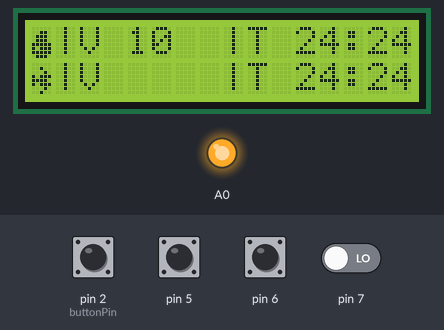
Recording of a sketch running on a simulated Arduino Uno, built with avr-gcc and run on an emulated ATmega328P. Shown: 16×2 character LCD, output pins drawn as LEDs (lit = HIGH). The inputs (shaded band) are chosen by the test bench; at power-on: pin 2 (buttonPin), pin 6 HIGH, pin 5, pin 7 LOW. What the sketch prints to the serial monitor is not drawn.

Above: at 1.4 s.
1.5 s: pin 2 (buttonPin) pulled LOW for 0.15 s
At 2.7 s:
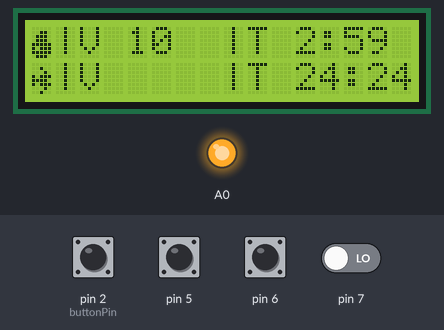
3.1 s: pin 5 pulsed HIGH 5 times (0.12 s each, 0.3 s apart)
At 3.67 s:
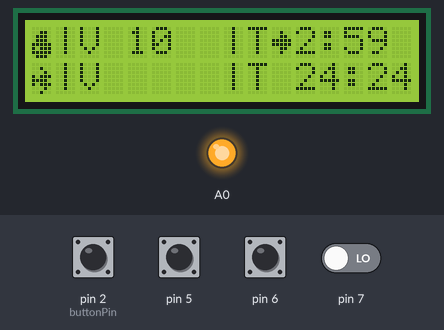
At 5.3 s:
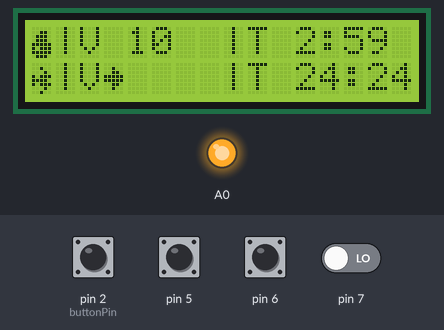
Timing chart, 0 to 6.8 s (numbered marks = the images above; inputs shaded):
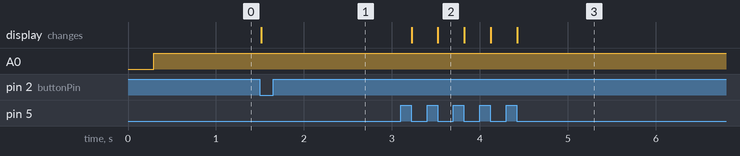

The sketch:

main.ino
```cpp
#include "UI.h"
#include "Encoder.h"
#include "Button.h"


int VelosityW, VelosityD = 20;

int *params[] = { &VelosityW, &VelosityD };

struct Time TimeW = { 00, 00, 59, false };
struct Time TimeD = { 00, 00, 59, false };
int buttonPin = 2;

void setup() {
  Serial.begin(9600);

  pinMode(5, INPUT);
  pinMode(6, INPUT_PULLUP);
  pinMode(7, INPUT);
  pinMode(buttonPin, INPUT_PULLUP);
  pinMode(A0, OUTPUT);

  Encoder_Init(5, 7, 6);

  UI_Init();
  UI_Create();

  TimeW.Hour = 2;
  TimeW.Minute = 59;
  TimeW.Second = 59;
  //TimeW.Enable = false;
  //TimeD.Enable = true;
}


int i = 0;
int step = 0;
int menu = 0;
bool started = 0;
unsigned long lastTimeMonitor = 0;

void loop() {
  digitalWrite(A0, 1);
  // put your main code here, to run repeatedly:

  //Serial.println();
  /* TimeCountdown(&TimeD);
  Serial.print("T: ");
  Serial.print(TimeD.Hour);
  Serial.print(":");
  Serial.print(TimeD.Minute);
  Serial.print(":");
  Serial.print(TimeD.Second);
  Serial.println();*/

  step = Encoder_Check();

  if (!Encoder_Button_Check()) {
    ++menu;

    if (menu > 1)
      menu = 0;
  }

  if (menu == 0) {
    if (step != 0) {
      i += step;
      if (i > 3)
        i = 0;
      if (i < 0)
        i = 3;

      if (i == 0)
        UI_Draw_Vector(3, 0);
      if (i == 1)
        UI_Draw_Vector(3, 1);
      if (i == 2)
        UI_Draw_Vector(10, 0);
      if (i == 3)
        UI_Draw_Vector(10, 1);
      Serial.println(i);
    }
  }

  if (menu == 1) {
    if (step != 0) {
      if (i < 2) {
        *params[i] += step * 10;
        if (*params[i] < 0)
          *params[i] = 1000;
        if (*params[i] > 1000)
          *params[i] = 0;
        UI_Change_Velosity(*params[i], i);
      }
      if (i == 2) {
        if (step > 0) {
          TimeIncrement(&TimeW);
          UI_Change_Time(&TimeW, 0);
        }
        if (step < 0) {
          TimeDecrement(&TimeW);
          UI_Change_Time(&TimeW, 0);
        }
      }

      if (i == 3) {
        if (step > 0) {
          TimeIncrement(&TimeD);
          UI_Change_Time(&TimeD, 1);
        }
        if (step < 0) {
          TimeDecrement(&TimeD);
          UI_Change_Time(&TimeD, 1);
        }
      }
    }
  }

  if (!Button_Check(buttonPin)) {
    started = 1;
    TimeW.Enable = true;
  }

  if (started) {
    TimeCountdown(&TimeW);
    if (millis() - lastTimeMonitor > 1000) {
      Serial.print("T: ");
      Serial.print(TimeW.Hour);
      Serial.print(":");
      Serial.print(TimeW.Minute);
      Serial.print(":");
      Serial.print(TimeW.Second);
      Serial.println();
      lastTimeMonitor = millis();
      UI_Change_Time(&TimeW, 0);
    }
  }
}
```

Button.h
```cpp
unsigned Button_Time_Check = 0;

int Button_Check(int Pin) {
  if(millis() - Button_Time_Check > 150)
  {
    Button_Time_Check = millis();
    return digitalRead(Pin);
  }
  else{
    return -1;
  }
}
```

Encoder.h
```cpp
int A, B, C, Step;

unsigned long Enc_Time_Check = 0;

void Encoder_Init(int pinA, int pinB, int pinC) {

  A = pinA;
  B = pinB;
  C = pinC;
}

bool Checked = 0;
int Encoder_Check() {
  if (digitalRead(A) == 1 && digitalRead(C) == 1) {
    Checked = 0;
  }
  if (!Checked) {
    if (digitalRead(A) < digitalRead(C)) {
      Checked = 1;
      return 1;
    }
    if (digitalRead(A) > digitalRead(C)) {
      Checked = 1;
      return -1;
    }
  }
  return 0;
}

int Encoder_Button_Check() {
  if(millis() - Enc_Time_Check > 150)
  {
    Enc_Time_Check = millis();
    return digitalRead(B);
  }
  else{
    return -1;
  }
}
```

Timer.h
```cpp
struct Time {
  int Hour;
  int Minute;
  int Second;
  bool Enable;
};


unsigned long timer_millis = 0;

void TimeCountdown(struct Time *t) {

  if ((*t).Enable) {
    if (millis() - timer_millis >= 1000) {
      timer_millis = millis();
      (*t).Second--;


      if ((*t).Second < 0) {
        (*t).Second = 59;
        (*t).Minute--;
      }

      if ((*t).Minute < 0) {
        (*t).Hour--;
      }

      if ((*t).Hour <= 0 && (*t).Minute <= 0) {
        (*t).Enable = false;
      }
    }
  }
}

void TimeIncrement(struct Time *t) {

  (*t).Minute++;

  if ((*t).Minute >= 60) {
    (*t).Hour++;
    (*t).Minute = 0;
  }
}

void TimeDecrement(struct Time *t) {
  (*t).Minute--;
  if ((*t).Minute < 0) {
    (*t).Minute = 59;
    (*t).Hour--;
  }
  if ((*t).Hour <= 0) {
    (*t).Hour = 0;
  }
}
```

UI.h
```cpp
#include <Wire.h>
#include <LiquidCrystal_I2C.h>
#include "Timer.h"
LiquidCrystal_I2C lcd(0x27, 16, 2);  // Устанавливаем дисплей

byte tear[8] = {
  B00000,
  B00110,
  B01110,
  B01110,
  B11111,
  B10111,
  B11111,
  B01110
};

byte wind[8] = {
  B00000,
  B00100,
  B00010,
  B10111,
  B11110,
  B10111,
  B00010,
  B00100
};

byte vector[8] = {
  B00000,
  B00100,
  B00110,
  B11111,
  B11111,
  B00110,
  B00100,
  B00000
};

void UI_Create() {
  lcd.backlight();          // Включаем подсветку диспле
  lcd.createChar(0, tear);  // Устанавливаем количество строк и столбцов.
  lcd.createChar(1, wind);
  lcd.createChar(2, vector);
  lcd.begin(16, 2);
  lcd.setCursor(0, 0);
  lcd.write((uint8_t)0);
  lcd.print("|");
  lcd.print("V ");

  lcd.setCursor(8, 0);
  lcd.print("|");
  lcd.print("T ");
  lcd.print("24:24");

  lcd.setCursor(0, 1);
  lcd.write((uint8_t)1);
  lcd.print("|");
  lcd.print("V ");

  lcd.setCursor(8, 1);
  lcd.print("|");
  lcd.print("T ");
  lcd.print("24:24");

}

int x = 3;
int y = 0;
void UI_Draw_Vector(int newX, int newY){
  lcd.setCursor(x, y);
  lcd.print(' ');
  x = newX;
  y = newY;
  lcd.setCursor(x,y);
  lcd.write(2);
}

void UI_Change_Velosity(int Velosity, int row)
{
  lcd.setCursor(4, row);
  lcd.print("    ");
  lcd.setCursor(4, row);
  lcd.print(Velosity);
}

void UI_Change_Time(struct Time *t, int row)
{
  lcd.setCursor(11, row);
  lcd.print("     ");
  lcd.setCursor(11, row);
  lcd.print((*t).Hour);
  lcd.print(":");
  lcd.print((*t).Minute);
}

void UI_Init() {
  lcd.init();

  UI_Create();
  lcd.setCursor(4, 0);
  lcd.print("    ");
}
```

Measured:
- after the input at 1.5 s, the display: changes at once (image 1)
- after the input at 3.1 s, the display: first changes after 0.12 s (image 2 shows a later state)
